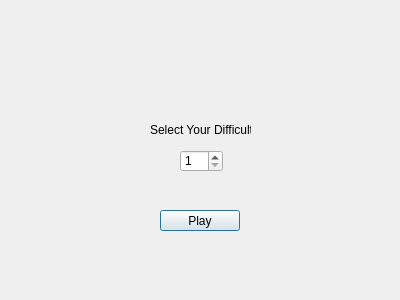
<?xml version="1.0" encoding="UTF-8"?>
<ui version="4.0">
 <class>difficultyselector</class>
 <widget class="QDialog" name="difficultyselector">
  <property name="geometry">
   <rect>
    <x>0</x>
    <y>0</y>
    <width>400</width>
    <height>300</height>
   </rect>
  </property>
  <property name="windowTitle">
   <string>Dialog</string>
  </property>
  <widget class="QLabel" name="label">
   <property name="geometry">
    <rect>
     <x>150</x>
     <y>120</y>
     <width>101</width>
     <height>20</height>
    </rect>
   </property>
   <property name="text">
    <string>Select Your Difficulty</string>
   </property>
  </widget>
  <widget class="QSpinBox" name="difficultyBox">
   <property name="geometry">
    <rect>
     <x>180</x>
     <y>150</y>
     <width>43</width>
     <height>22</height>
    </rect>
   </property>
   <property name="minimum">
    <number>1</number>
   </property>
   <property name="maximum">
    <number>3</number>
   </property>
  </widget>
  <widget class="QPushButton" name="PlayButton">
   <property name="geometry">
    <rect>
     <x>160</x>
     <y>210</y>
     <width>80</width>
     <height>21</height>
    </rect>
   </property>
   <property name="text">
    <string>Play</string>
   </property>
  </widget>
 </widget>
 <resources/>
 <connections/>
</ui>
